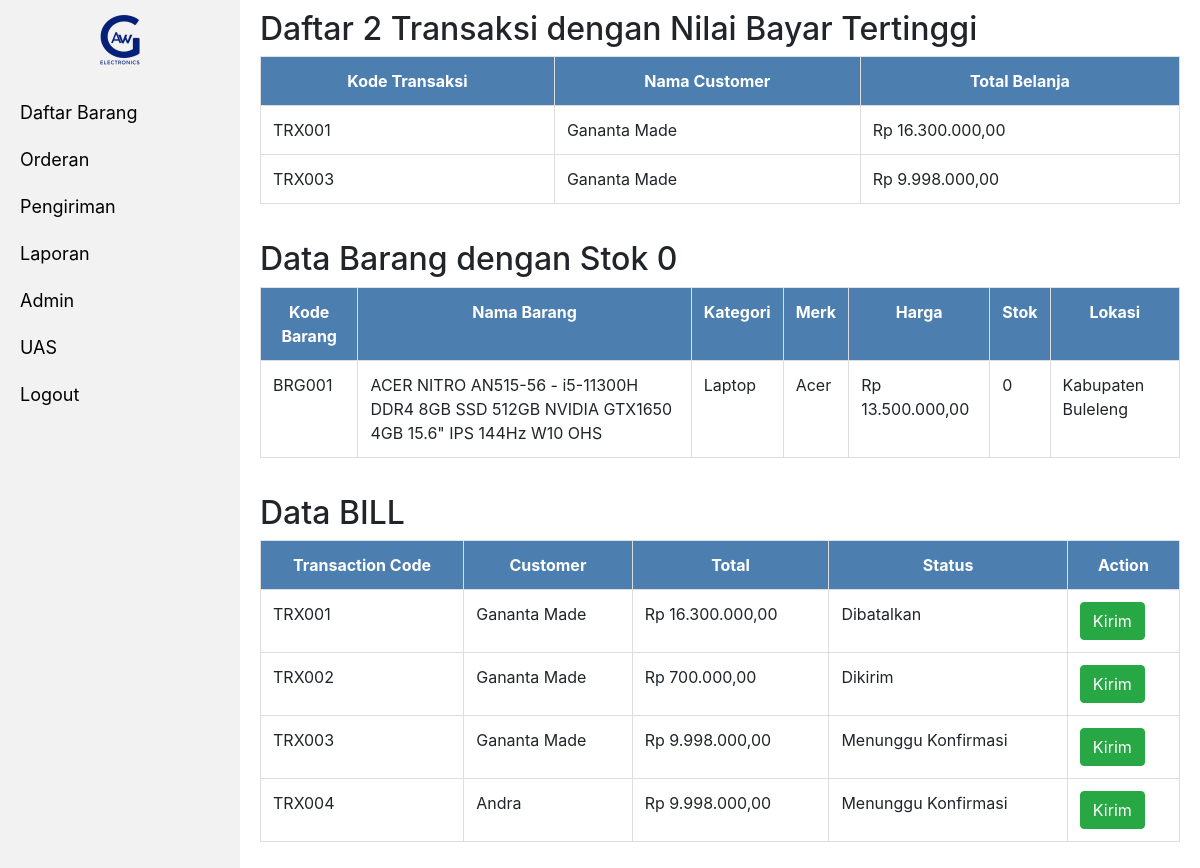
Page /admin/pages/uas.php (signed in) on the committed database.
### tables this page shows
CREATE TABLE `tb_transaksi` (
  `id_transaksi` int(11) NOT NULL,
  `kode_transaksi` varchar(20) NOT NULL,
  `kode_customer` varchar(20) NOT NULL,
  `total` int(11) NOT NULL,
  `alamat` text NOT NULL,
  `jenis_transaksi` varchar(20) NOT NULL,
  `tgl_transaksi` timestamp NOT NULL DEFAULT current_timestamp(),
  `status_transaksi` varchar(20) NOT NULL
);

CREATE TABLE `tb_customer` (
  `id_customer` int(11) NOT NULL,
  `kode_customer` varchar(20) NOT NULL,
  `kode_level` varchar(20) NOT NULL,
  `nama` varchar(50) NOT NULL,
  `email` varchar(30) NOT NULL,
  `password` varchar(100) NOT NULL,
  `no_telp` varchar(20) NOT NULL,
  `jenis_kelamin` varchar(10) NOT NULL,
  `alamat` text NOT NULL
);

CREATE TABLE `tb_barang` (
  `id_barang` int(11) NOT NULL,
  `kode_barang` varchar(20) NOT NULL,
  `kode_kategori` varchar(20) NOT NULL,
  `kode_merk` varchar(20) NOT NULL,
  `nama` varchar(255) NOT NULL,
  `deskripsi` text NOT NULL,
  `harga` int(11) NOT NULL,
  `stok` int(11) NOT NULL,
  `lokasi` varchar(30) NOT NULL,
  `tgl_perubahan` timestamp NOT NULL DEFAULT current_timestamp() ON UPDATE current_timestamp()
);

CREATE TABLE `tb_kategori` (
  `id_kategori` int(11) NOT NULL,
  `kode_kategori` varchar(20) NOT NULL,
  `kategori` varchar(20) NOT NULL
);

CREATE TABLE `tb_merk` (
  `id_merk` int(11) NOT NULL,
  `kode_merk` varchar(20) NOT NULL,
  `merk` varchar(20) NOT NULL,
  `foto` varchar(200) NOT NULL
);

### admin/includes/database.php (called while the page is built, shortened)
<?php
    class database{
        public function __construct(){
            $this->koneksi = mysqli_connect("localhost", "root", "", "awg_electronics");
        }
    }
?>

### admin/includes/transaksi.php (called while the page is built, shortened)
<?php
    require_once('database.php');
    class transaksi extends database{
        public function tampilAll(){
            $sql = "SELECT tb_transaksi.*,tb_customer.nama from tb_transaksi JOIN tb_customer ON tb_transaksi.kode_customer = tb_customer.kode_customer ORDER BY tgl_transaksi ASC";
            $query = mysqli_query($this->koneksi, $sql);
            if(mysqli_num_rows($query) > 0){
                while($d = mysqli_fetch_assoc($query)){
                    $data[] = $d;
                }
                return $data;
            }else{
                return false;
            }
        }
        public function tampilBayarTertinggi(){
            $sql = "SELECT a.kode_transaksi,a.total,a.tgl_transaksi,a.status_transaksi,b.nama from tb_transaksi a JOIN tb_customer b on a.kode_customer = b.kode_customer ORDER BY total DESC LIMIT 2";
            $query = mysqli_query($this->koneksi, $sql);
            if(mysqli_num_rows($query) > 0){
                while($d = mysqli_fetch_assoc($query)){
                    $data[] = $d;
                }
                return $data;
            }else{
                return false;
            }
        }
}

### admin/includes/barang.php (called while the page is built, shortened)
<?php
    require_once('database.php');
    class barang extends database{
        public function rupiah($angka){
            $hasil_rupiah = "Rp " . number_format($angka,2,',','.');
	        return $hasil_rupiah;
        }
        public function tampil(){
            $sql = "CALL SPtampilBarang()";
            $query = mysqli_query($this->koneksi, $sql);
            while($d = mysqli_fetch_assoc($query)){
                $data[] = $d;
            }
            return $data;
        }public function stok0(){
            $sql = "SELECT tb_barang.*,tb_kategori.kategori,tb_merk.merk from tb_barang JOIN tb_merk ON tb_barang.kode_merk = tb_merk.kode_merk JOIN tb_kategori ON tb_barang.kode_kategori = tb_kategori.kode_kategori WHERE stok = 0";
            $query = mysqli_query($this->koneksi, $sql);
            if(mysqli_num_rows($query) > 0){
                while($d = mysqli_fetch_assoc($query)){
                    $data[] = $d;
                }
                return $data;
            }else{
                return false;
            }
        }
    }
?>

### admin/pages/uas.php (the view, shortened to what this page needs)
<?php
  require_once("../includes/transaksi.php");
  require_once("../includes/barang.php");
  $transaksi = new transaksi();
  $barang = new barang();
?>
<!DOCTYPE html>
<html>
<head>
  <?php include "../header.php";?>
</head>
<body>
<?php include "sidebar.php"; ?>
<div class="sidebar">
  <h2>Daftar 2 Transaksi dengan Nilai Bayar Tertinggi</h2>
    <table class="table">
      <tr>
        <th>Kode Transaksi</th>
        <th>Nama Customer</th>
        <th>Total Belanja</th>
      </tr>
      <?php
            if($transaksi->tampilBayarTertinggi() == False){
                ?><td colspan='5'><center>Belum ada Transaksi!</center></td>
                <?php
                }else{
                foreach ($transaksi->tampilBayarTertinggi() as $data) {
                ?>
      <tr>
          <td><?php echo $data['kode_transaksi'];?></td>
          <td><?php echo $data['nama'];?></td>
          <td><?php echo $barang->rupiah($data['total']);?></td>
      </tr>
      <?php }}?>
    </table>
</div>
<div class="sidebar">
  <h2>Data Barang dengan Stok 0</h2>
    <table class="table">
      <tr>
        <th>Kode Barang</th>
        <th>Nama Barang</th>
        <th>Kategori</th>
        <th>Merk</th>
        <th>Harga</th>
        <th>Stok</th>
        <th>Lokasi</th>
      </tr>
      <?php
            if($barang->stok0() == False){
                ?><td colspan='5'><center>Belum ada Transaksi!</center></td>
                <?php
                }else{
                foreach ($barang->stok0() as $data) {
                ?>
      <tr>
          <td><?php echo $data['kode_barang']?></td>
          <td><?php echo $data['nama']?></td>
          <td><?php echo $data['kategori']?></td>
          <td><?php echo $data['merk']?></td>
          <td><?php echo $barang->rupiah($data['harga'])?></td>
          <td><?php echo $data['stok']?></td>
          <td><?php echo $data['lokasi']?></td>
      </tr>
    <?php
    }}
    ?>
    </table>
    </div>
    <div class="sidebar">
  <h2>Data BILL</h2>
  <table class="table">
            <tr>
                <th>Transaction Code</th>
                <th>Customer</th>
                <th>Total</th>
                <th>Status</th>
                <th>Action</th>
            </tr>
            <?php
            if($transaksi->tampilAll() == False){
                ?><td colspan='3'><center>No Transaction!</center></td>
                <?php
                }else{
                foreach ($transaksi->tampilAll() as $data) {
                ?>
            <tr>
                <td><?php echo $data['kode_transaksi'];?></td>
                <td><?php echo $data['nama'];?></td>
                <td><?php echo $barang->rupiah($data['total']);?></td>
                <td><?php echo $data['status_transaksi'];?></td>
                <td>
                <button type="button" class="btn btn-success" data-toggle="modal" data-target="#<?php echo $data['kode_transaksi'];?>">
                Kirim
                </button>
                </td>
            </tr>
            <?php }}?>
            </table>
    </div>
</body>
</html>

### admin/assets/css/style.css (style rules this page uses)
body { margin: 0; font-family: arial; }
.sidebar { margin-left: 20%; padding: 10px 20px; }
.table { border-collapse: collapse; width: 80%; }
.table td, .table th { border: 1px solid #ddd; padding: 8px; }
.table th { padding-top: 12px; padding-bottom: 12px; background-color: rgb(76, 127, 175); color: white; text-align: center; }

### rows in the picture
tb_transaksi: kode_transaksi "TRX001", tb_customer.nama "Gananta Made", total "Rp 16.300.000,00", status_transaksi "Dibatalkan"
tb_transaksi: kode_transaksi "TRX003", tb_customer.nama "Gananta Made", total "Rp 9.998.000,00", status_transaksi "Menunggu Konfirmasi"
tb_barang: kode_barang "BRG001", nama "ACER NITRO AN515-56 - i5-11300H DDR4 8GB SSD 512GB NVIDIA GTX1650 4GB 15.6\" IPS 144Hz W10 OHS", tb_kategori.kategori "Laptop", tb_merk.merk "Acer", harga "Rp 13.500.000,00", stok "0", lokasi "Kabupaten Buleleng"
tb_transaksi: kode_transaksi "TRX002", tb_customer.nama "Gananta Made", total "Rp 700.000,00", status_transaksi "Dikirim"
tb_transaksi: kode_transaksi "TRX004", tb_customer.nama "Andra", total "Rp 9.998.000,00", status_transaksi "Menunggu Konfirmasi"
